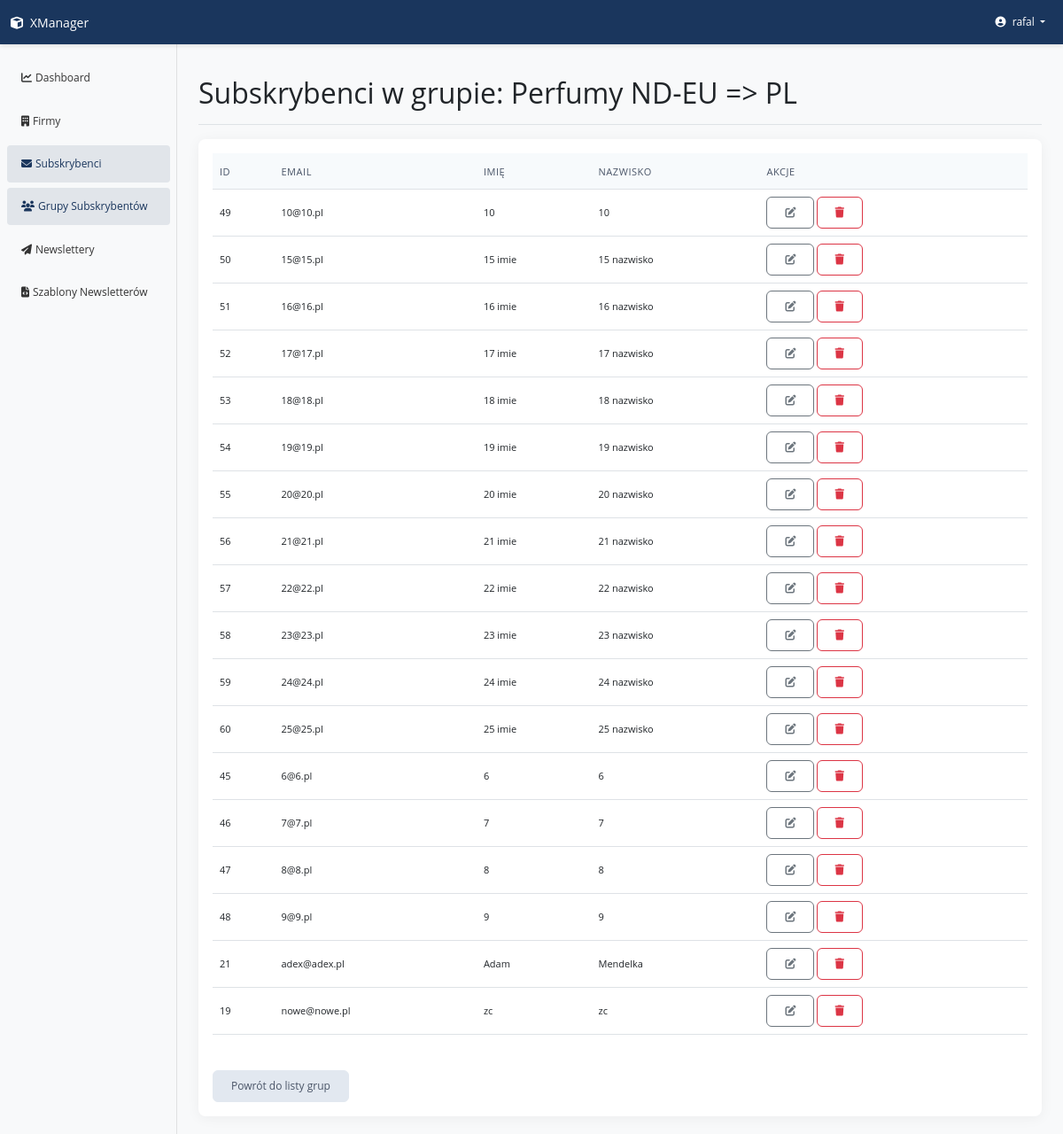
/subscribers/groups/view-subscribers/1/ (signed in), run on the app's committed database.
### apps/subscriber/models.py (models this page shows, shortened)
class SubscriberGroup(CoreModel):
    group_name = models.CharField(max_length=100, verbose_name='Group name')
    class Meta:
        verbose_name = ('Subscriber Group')
        verbose_name_plural = ('Subscriber Groups')

class Subscriber(CoreModel):
    email = models.EmailField(unique=True, verbose_name='E-mail')
    first_name = models.CharField(
        max_length=100, blank=True, verbose_name='First name')
    last_name = models.CharField(
        max_length=100, blank=True, verbose_name='Last name')
    common_name = models.CharField(
        max_length=100, blank=True, verbose_name='Common name')
    newsletter_consent = models.BooleanField(
        default=True, verbose_name='Email consent')
    group_affiliation = models.ManyToManyField(
        'SubscriberGroup', related_name='subscriber', blank=True, verbose_name='Group affiliation')
    class Meta:
        ordering = ['email']
        verbose_name = ('Subscriber')
        verbose_name_plural = ('Subscribers')

### apps/subscriber/views.py (the view)
class SubscriberGroupViewSubscribersView(LoginRequiredMixin, DetailView):
    model = SubscriberGroup
    template_name = 'subscriber/group_view_subscribers.html'
    context_object_name = 'group'
    def get_context_data(self, **kwargs):
        context = super().get_context_data(**kwargs)
        context['subscribers'] = self.object.subscriber.all()
        return context

### templates/subscriber/group_view_subscribers.html (shortened to what this page needs)
{% extends "base.html" %}
{% block page_title %}Subskrybenci w grupie: {{ group.group_name }}{% endblock %}
{% block content %}
<div class="card">
    <div class="card-body">
        {% if subscribers %}
        <div class="table-responsive">
            <table class="table table-hover">
                <thead>
                    <tr>
                        <th scope="col">ID</th>
                        <th scope="col">Email</th>
                        <th scope="col">Imię</th>
                        <th scope="col">Nazwisko</th>
                        <th scope="col">Akcje</th>
                    </tr>
                </thead>
                <tbody>
                    {% for subscriber in subscribers %}
                    <tr>
                        <td>{{ subscriber.id }}</td>
                        <td>{{ subscriber.email }}</td>
                        <td>{{ subscriber.first_name|default:"-" }}</td>
                        <td>{{ subscriber.last_name|default:"-" }}</td>
                        <td>
                            <div class="btn-group">
                                <a href="{% url 'subscribers:subscriber_update' subscriber.id %}" class="btn btn-sm btn-outline-secondary" title="Edytuj">
                                    <i class="fas fa-edit"></i>
                                </a>
                                <a href="{% url 'subscribers:subscriber_delete_confirm' subscriber.id %}" class="btn btn-sm btn-outline-danger" title="Usuń">
                                    <i class="fas fa-trash"></i>
                                </a>
                            </div>
                        </td>
                    </tr>
                    {% endfor %}
                </tbody>
            </table>
        </div>
        {% else %}
        <div class="alert alert-info">
            <i class="fas fa-info-circle me-2"></i> Brak subskrybentów w tej grupie.
        </div>
        {% endif %}
        <div class="mt-4">
            <a href="{% url 'subscribers:group_list' %}" class="btn btn-secondary">Powrót do listy grup</a>
        </div>
    </div>
</div>
{% endblock %}

### templates/navbar.html (shortened to what this page needs)
    <nav class="navbar navbar-expand-lg navbar-dark bg-primary sticky-top">
        <div class="container-fluid">
            <a class="navbar-brand" href="{% url 'home' %}">
                <i class="fas fa-cube me-2"></i>XManager
            </a>
            <div class="collapse navbar-collapse" id="navbarNav">
                <ul class="navbar-nav">
                    <li class="nav-item dropdown">
                        <a class="nav-link dropdown-toggle" href="#" id="userDropdown" role="button" data-bs-toggle="dropdown" aria-expanded="false">
                            <i class="fas fa-user-circle me-1"></i> {{ request.user.username }}
                        </a>
                    </li>
                </ul>
            </div>
        </div>
    </nav>

### static/css/style.css (style rules this page uses)
body { font-family: 'Open Sans', -apple-system, BlinkMacSystemFont, 'Segoe UI', Roboto, 'Helvetica Neue', Arial, sans-serif; background-color: #f8f9fa; font-size: 12px !important; }
.navbar { box-shadow: 0 2px 5px rgba(0, 0, 0, 0.1); z-index: 1030; background-color: #1a365d !important; }
.navbar .navbar-brand, .navbar .nav-link { color: #ffffff; font-size: 12px !important; }
.navbar .navbar-brand { font-size: 14px !important; }
.card { border-radius: 8px; box-shadow: 0 2px 15px rgba(0, 0, 0, 0.05); border: none; margin-bottom: 20px; }
.btn { font-weight: 500; padding: 0.5rem 1.25rem; border-radius: 6px; font-size: 12px !important; }
.btn-sm { padding: 0.5rem 1.25rem !important; font-size: 12px !important; border-radius: 6px !important; }
.btn-secondary { background-color: #e2e8f0; border-color: #e2e8f0; color: #4a5568; }
.table { font-size: 12px !important; }
.table th { background-color: #f7fafc; font-weight: 500; color: #4a5568; text-transform: uppercase; font-size: 11px !important; letter-spacing: 0.05em; }
.table td, .table th, .table-sm td, .table-sm th { padding: 0.5rem !important; vertical-align: middle !important; line-height: 1.2; font-size: 11px !important; }
.table tr { height: 40px; }
td .btn-group { gap: 0.2rem; }

### data on the page
SubscriberGroup: group_name "Perfumy ND-EU => PL"
Subscriber: id "49", email "10@10.pl", first_name "10", last_name "10"
Subscriber: id "50", email "15@15.pl", first_name "15 imie", last_name "15 nazwisko"
Subscriber: id "51", email "16@16.pl", first_name "16 imie", last_name "16 nazwisko"
Subscriber: id "52", email "17@17.pl", first_name "17 imie", last_name "17 nazwisko"
Subscriber: id "53", email "18@18.pl", first_name "18 imie", last_name "18 nazwisko"
Subscriber: id "54", email "19@19.pl", first_name "19 imie", last_name "19 nazwisko"
Subscriber: id "55", email "20@20.pl", first_name "20 imie", last_name "20 nazwisko"
Subscriber: id "56", email "21@21.pl", first_name "21 imie", last_name "21 nazwisko"
Subscriber: id "57", email "22@22.pl", first_name "22 imie", last_name "22 nazwisko"
Subscriber: id "58", email "23@23.pl", first_name "23 imie", last_name "23 nazwisko"
Subscriber: id "59", email "24@24.pl", first_name "24 imie", last_name "24 nazwisko"
Subscriber: id "60", email "25@25.pl", first_name "25 imie", last_name "25 nazwisko"
Subscriber: id "45", email "6@6.pl", first_name "6", last_name "6"
Subscriber: id "46", email "7@7.pl", first_name "7", last_name "7"
Subscriber: id "47", email "8@8.pl", first_name "8", last_name "8"
Subscriber: id "48", email "9@9.pl", first_name "9", last_name "9"
Subscriber: id "21", email "adex@adex.pl", first_name "Adam", last_name "Mendelka"
Subscriber: id "19", email "nowe@nowe.pl", first_name "zc", last_name "zc"

### other printed values
{{ request.user.username }} "rafal"
